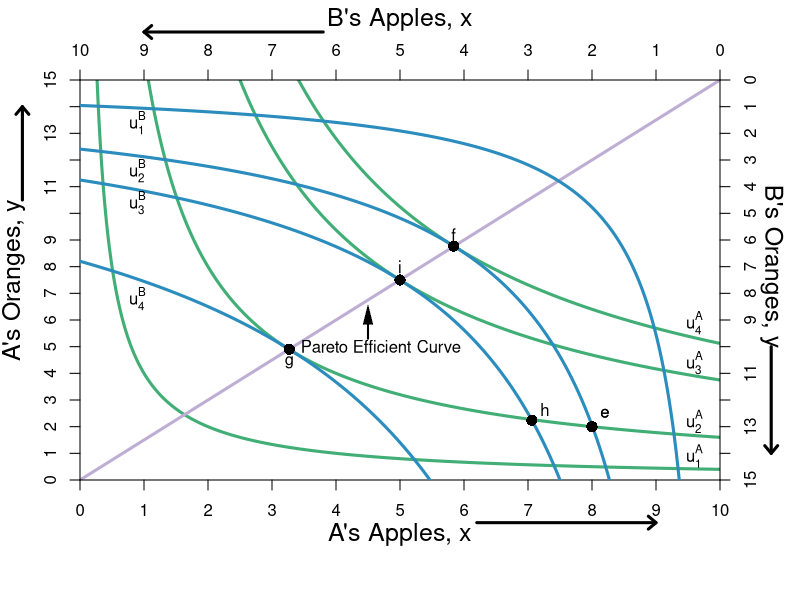

Write the R code that produced this figure.
#require(ggplot2)
require(shape)
pdf(file = "bfh-textbook/property/property_eb1.pdf", width = 9, height = 7)

#Set parameters for graphics
axislabelsize <- 1.5
graphlinewidth <- 3

COL <- c("#7fc97f", "#beaed4", "#fdc086", "#ffff99", "#386cb0", "#f0027f", "#bf5b17", "#666666")
COLA <- c("#99d8c9","#66c2a4","#41ae76", "#238b45", "#005824")
COLB <- c("#4eb3d3", "#2b8cbe", "#0868ac","#084081")

indiffcurveA1 <- function(x, U = 4, A = 1, a = 0.5) {
   ((((U-2)/A)*(1/x)^a)^(1/(1-a)))
}

indiffcurveA2 <- function(x, U = 4, A = 1, a = 0.5) {
  (((U/A)*(1/x)^a)^(1/(1-a)))
}

indiffcurveA3 <- function(x, U = 6.123724, A = 1, a = 0.5) {
  (((U/A)*(1/x)^a)^(1/(1-a)))
}

indiffcurveA4 <- function(x, U = 7.156591, A = 1, a = 0.5) {
  ((((U)/A)*(1/x)^a)^(1/(1-a)))
}

paretoEC <- function(x) {
  (3/2)*x
}


indiffcurveBneg <- function(x, U = 5.09, A = 1, a = 0.5) {
  15 - (((U/A)*(1/(10 - x))^a)^(1/(1-a)))
}



#Aisha happens to have found 8 apples and 2 oranges, 
#and Betty happens to have found 2 apples and 13 oranges. 
#Aisha's utility (8^0.5)*(2^0.5) = 4
#Betty's utility (2^0.5)*(13^0.5) = 5.09


par(mar =  c(6, 4, 4, 4))
xlims <- c(0, 10)
ylims <- c(0, 15)
xlims2 <- c(10, 0)
ylims2 <- c(15, 0)

plot(0, 0, xlim = xlims, ylim = ylims, type = "n",
     xlab = expression(paste("A's Apples, ", x)),
     ylab = expression(paste("A's Oranges, ", y)), 
     line = 2.5,
     xaxt = "n", 
     yaxt = "n", 
     cex.lab = axislabelsize, 
     bty = "n",
     xaxs="i", 
     yaxs="i")


npts <- 500 
npts2 <- 501

#Specify the sequences of points for graphing. 
xx1 <- seq(xlims[1], xlims[2], length.out = npts)
yy1 <- indiffcurveA2(xx1, U = 4, A = 1, a = 0.5)
yy2 <- indiffcurveA2(xx1)

#Polygon Attempt
#polygon(x = c(1.34, 6, 8, 10 - 6.73), y = c(12, 9, 2, 15 - 10.1), col="powderblue", density=NULL, border = NA)

#I need something like xx1 with npts for 
#xpoly1 <- seq(from = 1.34, to = 8, length.out = 500)
#ypoly1 <- indiffcurveA2(xpoly1, U = 4, A = 1, a = 0.5)
#ypoly2 <- indiffcurveBneg(xpoly1, U = 5.09, A = 1, a = 0.5)
#polygon(x = c(xpoly1, rev(xpoly1)), y = c(ypoly1, rev(ypoly2)), col=COL[3], density=NULL, border = NA)

#Draw the lines for the graphs
lines(xx1, indiffcurveA1(xx1), col = COLA[3], lwd = graphlinewidth)
lines(xx1, indiffcurveA2(xx1), col = COLA[3], lwd = graphlinewidth)
lines(xx1, indiffcurveA3(xx1), col = COLA[3], lwd = graphlinewidth)
lines(xx1, indiffcurveA4(xx1), col = COLA[3], lwd = graphlinewidth)
lines(xx1, paretoEC(xx1), col = COL[2], lwd = graphlinewidth)

#Customize ticks and labels for the plot
ticksy <- seq(from = 0, to = 15, by = 1)
ylabels <- seq(from = 0, to = 15, by = 1)
ticksx <- seq(from = 0, to = 10, by = 1)
xlabels <- seq(from = 0, to = 10, by = 1)
axis(1, at = ticksx, pos = 0, labels = xlabels)
axis(2, at = ticksy, pos = 0, labels = ylabels, las = 0)

#Add arrows:
arrows(-0.9, 10.5, -0.9, 14, xpd = TRUE, length=0.1,angle=40,lwd=3)
arrows(6.2, -1.6, 9, -1.6, xpd = TRUE, length=0.1,angle=40,lwd=3)

#Annotation of the three graphs and the NE
text(9.6, 0.9, expression(u[1]^A))
text(9.6, 2.2, expression(u[2]^A))
text(9.6, 4.4, expression(u[3]^A))
text(9.6, 5.9, expression(u[4]^A))

#Perhaps useful point to label the unused intersection of the participation constraints
#points(1.34, 12, pch = 16, col = "black", cex = 1.5)



#Pareto efficiency curve
#segments(4.16, 6.23, 6.73, 10.1, lty = 2, lwd = 2)
text(4.7, 5, expression("Pareto Efficient Curve"))
Arrows(4.5, 5.3, 4.5, 6.2, col = "black", lty = 1, lwd = 2, arr.type = "triangle", arr.lwd = 0.5)


#Set up second axes and labels

par(new = TRUE)

#Use the same x and ylims as previously, but with locations switched
xlims2 <- c(10, 0)
ylims2 <- c(15, 0)

#Leave the ylab and xlab blank to ensure no axes titles
plot(0, 0, xlim = xlims2, ylim = ylims2, type = "n",
     xlab = expression(paste("")),
     ylab = expression(paste("")),
     xaxt = "n", 
     yaxt = "n", 
     cex.lab = 1.3, 
     bty = "n",
     xaxs="i", 
     yaxs="i")

#Set up axes at sides 3 and 4 (top and right)
axis(side = 3, at = ticksx, pos = 0, labels = xlabels)
axis(side = 4, at = ticksy, pos = 0, labels = ylabels, las = 0)
mtext("B's Apples, x", side=3, line = 2.5, cex = axislabelsize)
text(-0.8, 7, expression(paste("B's Oranges, y")), xpd = TRUE, cex = axislabelsize, srt = 270) 

#Add arrows:
arrows(-0.8, 10, -0.8, 14, xpd = TRUE, length=0.1,angle=40,lwd=3)
arrows(6.2, -1.8, 9, -1.8, xpd = TRUE, length=0.1,angle=40,lwd=3)


#Functions for B's indifference curves
indiffcurveB1 <- function(x, U = 5.09, A = 1, a = 0.5) {
  ((((U-2)/A)*(1/x)^a)^(1/(1-a)))
}

indiffcurveB2 <- function(x, U = 5.09, A = 1, a = 0.5) {
  (((U/A)*(1/x)^a)^(1/(1-a)))
}

indiffcurveB3 <- function(x, U = 6.123724, A = 1, a = 0.5) {
  ((((U)/A)*(1/x)^a)^(1/(1-a)))
}

indiffcurveB4 <- function(x, U = 8.244574, A = 1, a = 0.5) {
  ((((U)/A)*(1/x)^a)^(1/(1-a)))
}


lines(xx1, indiffcurveB1(xx1), col = COLB[2], lwd = graphlinewidth)
lines(xx1, indiffcurveB2(xx1), col = COLB[2], lwd = graphlinewidth)
lines(xx1, indiffcurveB3(xx1), col = COLB[2], lwd = graphlinewidth)
lines(xx1, indiffcurveB4(xx1), col = COLB[2], lwd = graphlinewidth)

#Label B's indifference curves
text(9.1, 1.6, expression(u[1]^B))
text(9.1, 3.4, expression(u[2]^B))
text(9.1, 4.6, expression(u[3]^B))
text(9.1, 8.2, expression(u[4]^B))

#Add a point for the initial endowment
points(2, 13, pch = 16, col = "black", cex = 1.5)
text(1.8, 12.5, expression(e))

#Label a point on the middle of the curve
points(5, 7.5, pch = 16, col = "black", cex = 1.5)
text(5, 7, expression(i))

#(5^0.5)*(7.5^0.5) = 6.123724

#Add point for comparison to participation constraint
#points(6.2, 1.55, pch = 16, col = "black", cex = 1.5)
#text(6.1, 1.2, expression(d))


#Calculate TIOLI power allocation for B
#mrs(x,y) => pareto efficient curve is (3/2)x = y
#A's initital utility is 4 = u(8,2) = (8^0.5)*(2^0.5)
#Therefore substitute in the contract curve u_e^A = 4 = (x^A)^(0.5)(3/2*x^A)^0.5
# => x^A = 4/((3/2)^0.5) = 3.27 => x^B = 6.73
# => y^A = 3/2(x^A) = 4.9 => y^B = 10.1

#Add point g for B's TIOLI power
points(6.73, 10.1, pch = 16, col = "black", cex = 1.5)
text(6.73, 10.6, expression(g))

#Calculate TIOLI power allocation for A
#mrs(x,y) => pareto efficient curve is (3/2)x = y
#A's initital utility is 4 = u(8,2) = (8^0.5)*(2^0.5)
#Therefore substitute in the contract curve u_e^A = 4 = (x^A)^(0.5)(3/2*x^A)^0.5
# => x^B = 5.09/((3/2)^0.5) = 4.16 => x^A = 5.84
# => y^B = 3/2(x^B) = 6.23 => y^A = 8.77 
#=> u^A = (5.84^0.5)*(8.77^0.5) = 7.156591
#Add point f for A's TIOLI power
points(4.16, 6.23, pch = 16, col = "black", cex = 1.5)
text(4.16, 5.8, expression(f))

#Annotating B's endowment
text(1.8, 12.5, expression(e))

#Annotating a point that is a Pareto improvement over e.
points(2.94, 12.76, pch = 16, col = "black", cex = 1.5)
text(2.74, 12.36, expression(h))
#(2.94^0.5)*(12.76^0.5)

#Label Pareto Improving Lens
#text(7, 5, expression(paste("Pareto-Improving Lens")))

dev.off()
